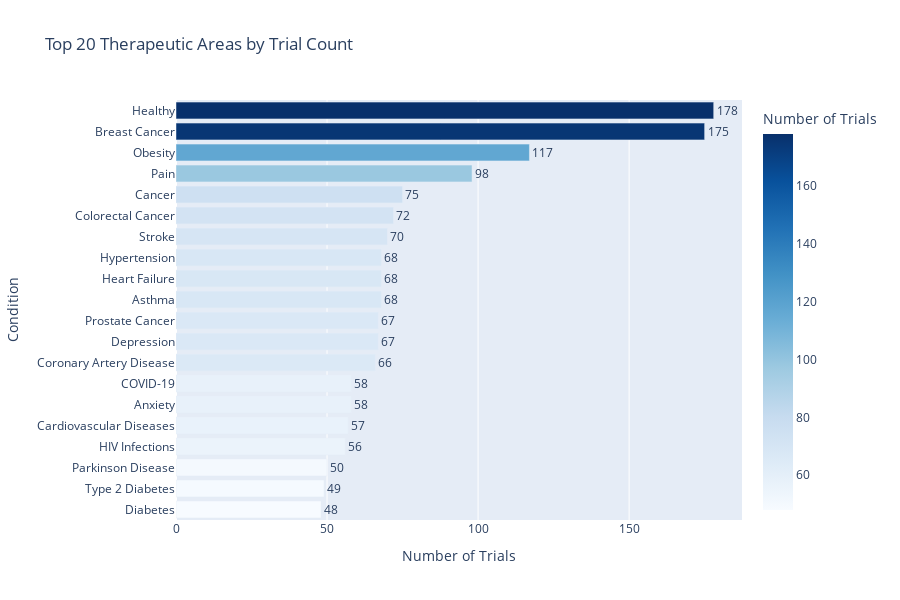

The cell this chart's notebook holds for it:
### Code cell
# Horizontal bar chart: Top 20 conditions
fig_therapeutic = px.bar(
    df_therapeutic,
    x='trial_count',
    y='condition_name',
    orientation='h',
    title='Top 20 Therapeutic Areas by Trial Count',
    labels={'trial_count': 'Number of Trials', 'condition_name': 'Condition'},
    text='trial_count',
    color='trial_count',
    color_continuous_scale='Blues'
)

fig_therapeutic.update_traces(texttemplate='%{text}', textposition='outside')
fig_therapeutic.update_layout(
    height=600,
    yaxis={'categoryorder': 'total ascending'},
    showlegend=False
)

fig_therapeutic.show()

### Figure 1 — Plotly figure (JSON) as saved in the notebook; plotly's stock layout.template omitted (floating-point values rounded to 4 significant figures)
{"data": [{"hovertemplate": "Number of Trials=%{marker.color}<br>Condition=%{y}<extra></extra>", "legendgroup": "", "marker": {"color": [178, 175, 117, 98, 75, 72, 70, 68, 68, 68, 67, 67, 66, 58, 58, 57, 56, 50, 49, 48], "coloraxis": "coloraxis", "pattern": {"shape": ""}}, "name": "", "orientation": "h", "showlegend": false, "text": [178.0, 175.0, 117.0, 98.0, 75.0, 72.0, 70.0, 68.0, 68.0, 68.0, 67.0, 67.0, 66.0, 58.0, 58.0, 57.0, 56.0, 50.0, 49.0, 48.0], "textposition": "outside", "texttemplate": "%{text}", "type": "bar", "x": [178, 175, 117, 98, 75, 72, 70, 68, 68, 68, 67, 67, 66, 58, 58, 57, 56, 50, 49, 48], "xaxis": "x", "y": ["Healthy", "Breast Cancer", "Obesity", "Pain", "Cancer", "Colorectal Cancer", "Stroke", "Asthma", "Heart Failure", "Hypertension", "Depression", "Prostate Cancer", "Coronary Artery Disease", "Anxiety", "COVID-19", "Cardiovascular Diseases", "HIV Infections", "Parkinson Disease", "Type 2 Diabetes", "Diabetes"], "yaxis": "y"}], "layout": {"barmode": "relative", "coloraxis": {"colorbar": {"title": {"text": "Number of Trials"}}, "colorscale": [[0, "rgb(247,251,255)"], [0.125, "rgb(222,235,247)"], [0.25, "rgb(198,219,239)"], [0.375, "rgb(158,202,225)"], [0.5, "rgb(107,174,214)"], [0.625, "rgb(66,146,198)"], [0.75, "rgb(33,113,181)"], [0.875, "rgb(8,81,156)"], [1, "rgb(8,48,107)"]]}, "height": 600, "legend": {"tracegroupgap": 0}, "showlegend": false, "title": {"text": "Top 20 Therapeutic Areas by Trial Count"}, "xaxis": {"anchor": "y", "domain": [0, 1], "title": {"text": "Number of Trials"}}, "yaxis": {"anchor": "x", "categoryorder": "total ascending", "domain": [0, 1], "title": {"text": "Condition"}}}}
